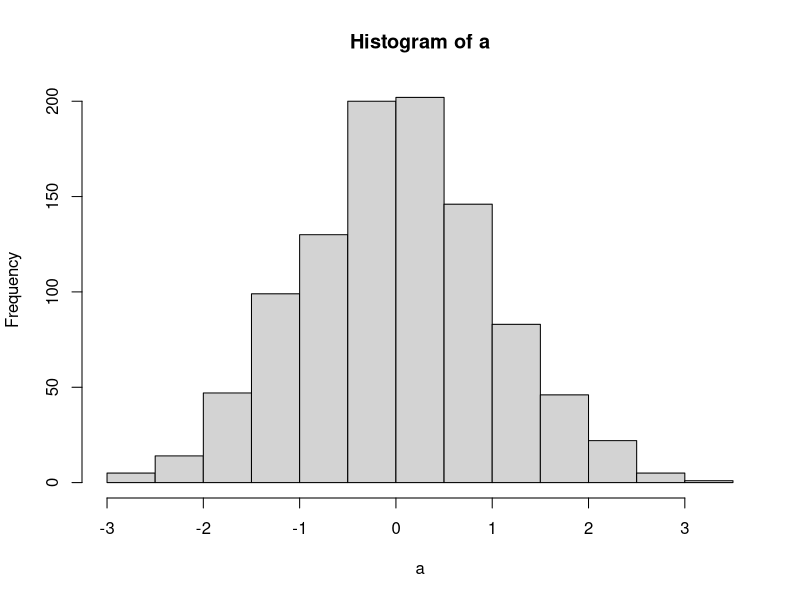
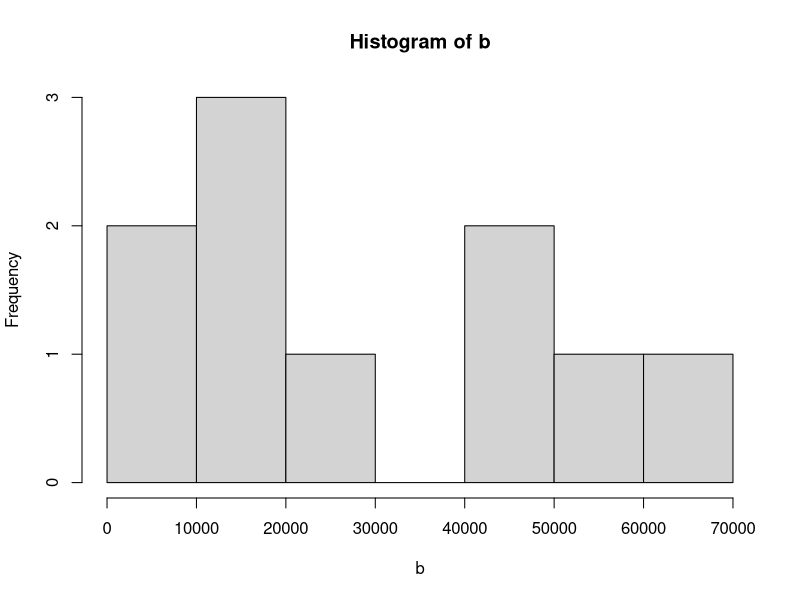

The R source for these figures, in order:
#제어문
x <- 10; y <- 5
if(x + y >= 10){
  print('참일 때')
}else{
  print('거짓일 때')
}

ifelse(x > 3, 'good', 'nice')

switch("age", id="hong", age=33)

name <- c("kor","eng","kor")
name
which(name=="kor") # index 반환

#반복문 - for
i <- 1:10
for(n in i){
  print(n)
  if(n %% 2 == 0) print(n)
}

#반복문 - while
i = 0
while(i<5){
  i=i+1
  print(i)
}

#break 없으면 무한루프프
i = 0
while(T){
  i=i+1
  print(i)
  if(i==5) break
}

cnt = 1
repeat{
  print(cnt)
  cnt = cnt + 2
  if(cnt > 10) break
}

#사용자 정의 함수
func1 <- function(arg1){
  print(arg1)
  return(arg1 + 10)
}

func1(10)

tri_func = function(a, h){
  re = a * h / 2
  cat('삼각형의 너비: ', re)
}

tri_func(5, 4)


#내장함수
set.seed(123)  #seed() 안에 값은 맘대로 넣으면 됨 set.seed기능은 난수 고정
               #정규분포포
a <- rnorm(1000, mean = 0, sd = 1)
mean(a)
hist(a)

b = runif(10, min=0, max=100000) #군등분포포
mean(b)
hist(b)

sample(0:100, 10)


vec <- c(1, -2, -3, 4)
mean(vec)
sum(vec)

sum((vec - mean(vec)) ** 2 / (length(vec) - 1)) #분산 = 평균이 0일때 1은 1떨어져있고 -2는 -2떨어져있음 -3,4도(평균에서 이만큼 떨어져있음) x - x(bar)
                                                #sigma(x-x(bar))제곱 / n-1
var(vec) # 분산

sqrt(sum((vec - mean(vec)) ** 2 / (length(vec) - 1))) #sqrt는 분산
sd(vec) #표준편차   #sqrt(sigma(x-x(bar))제곱 / n-1)
table(vec)

vec <- c(1,1, -2, -3, 4, 30:50)
table(vec)










